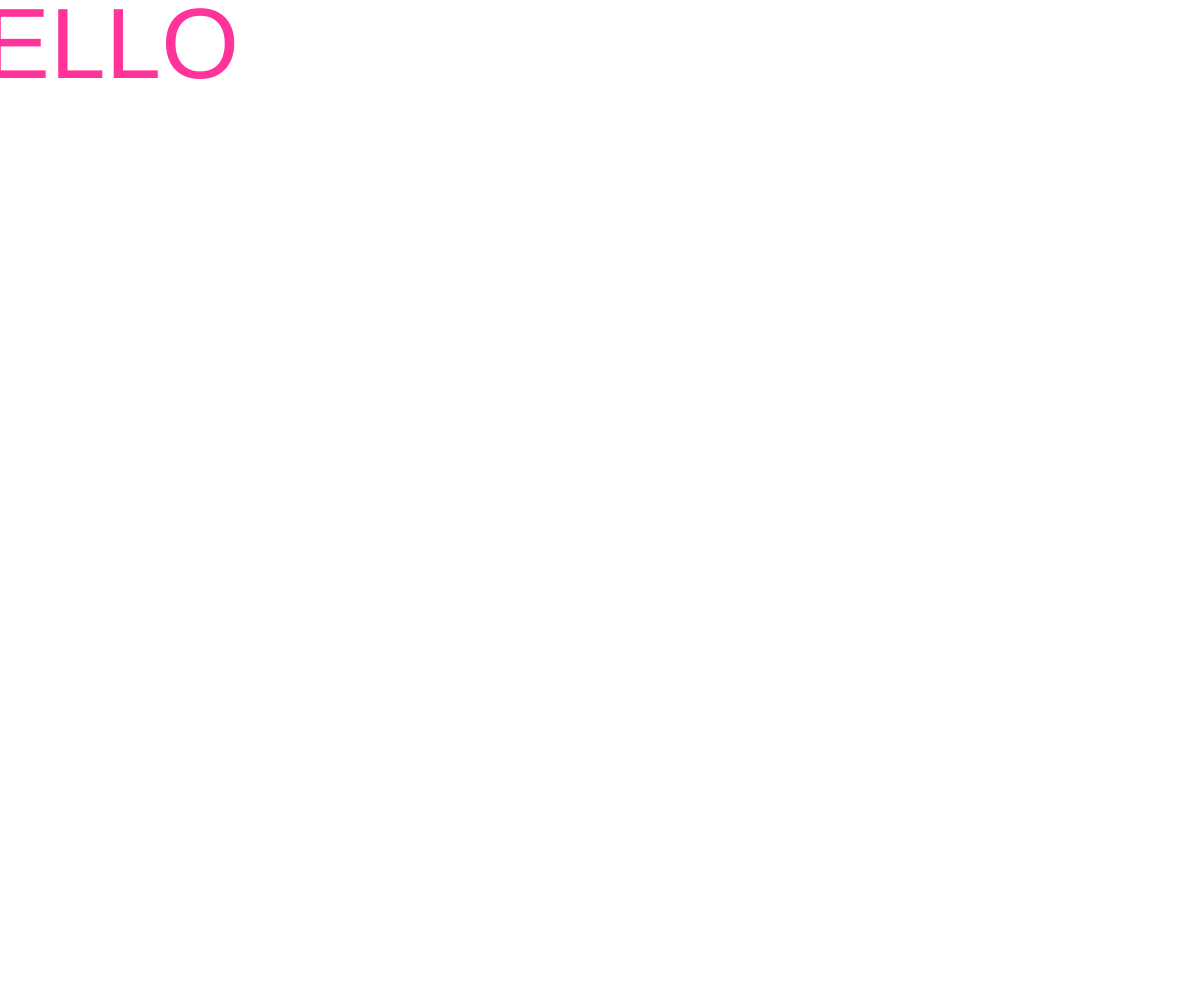
Frame 1 (no input)
Frame 60 (no input): identical to frame 1, image omitted
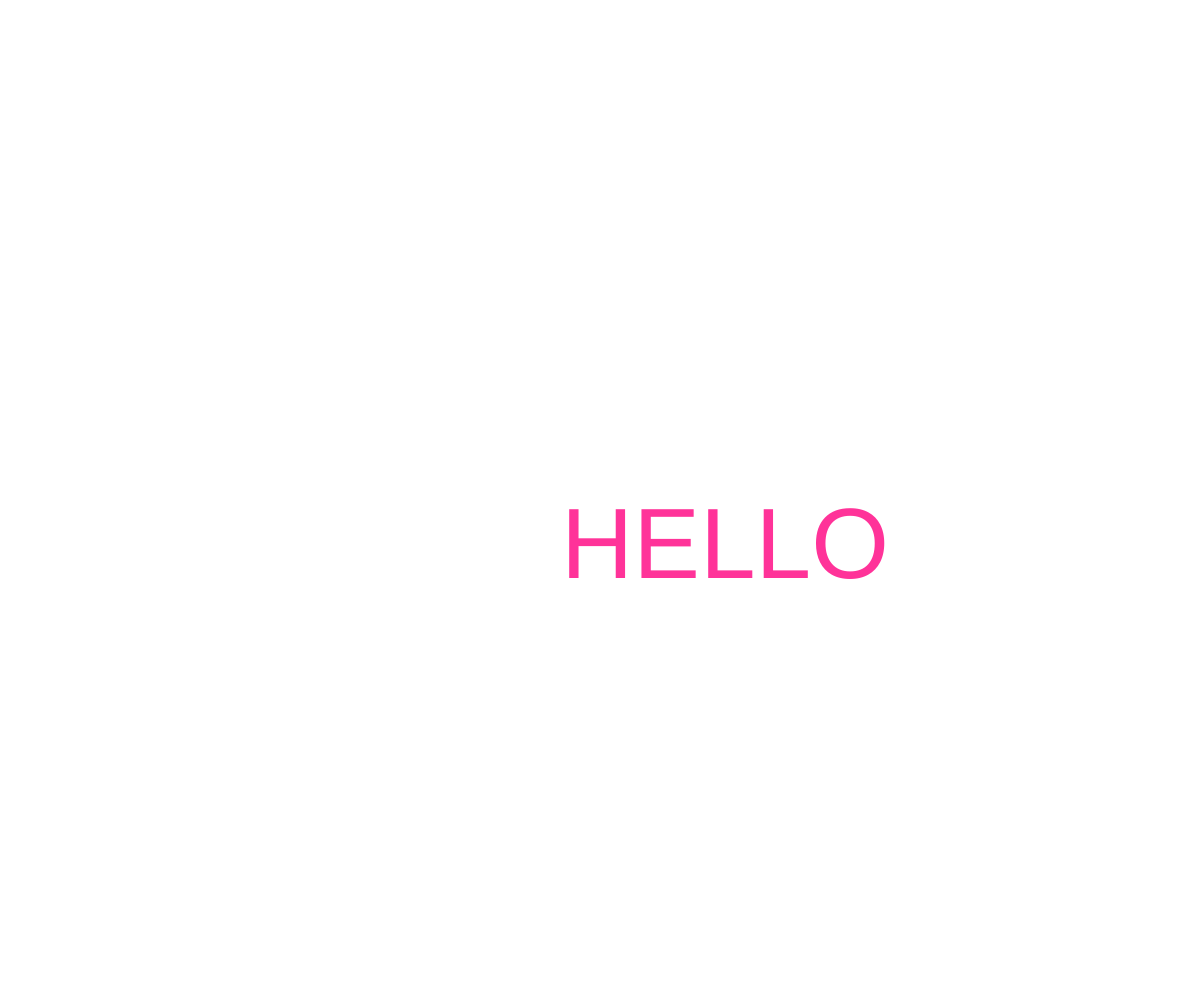
Frame 120 (the mouse pressed at the canvas centre since frame 60)

The p5.js sketch that drew these frames (run headless with seeded random() and noise() and a simulated clock; from frame 60 on, the mouse is pressed at the canvas centre):

// p5.js sketch
// ── sketch.js
var selectedWord;
var wordLocation;

function setup() {
	createCanvas(windowWidth, windowHeight); 
	selectedWord = 0;
	wordLocation = [150,250,350,450,550,650,750];
}

function draw() {
	background(255);
    fill (255,51,153);
	textSize(100);
	textAlign(CENTER);
	text("HELLO", mouseX, mouseY, wordLocation[selectedWord], wordLocation[selectedWord]);
}

function mousePressed() {
	selectedWord++;
    
}
